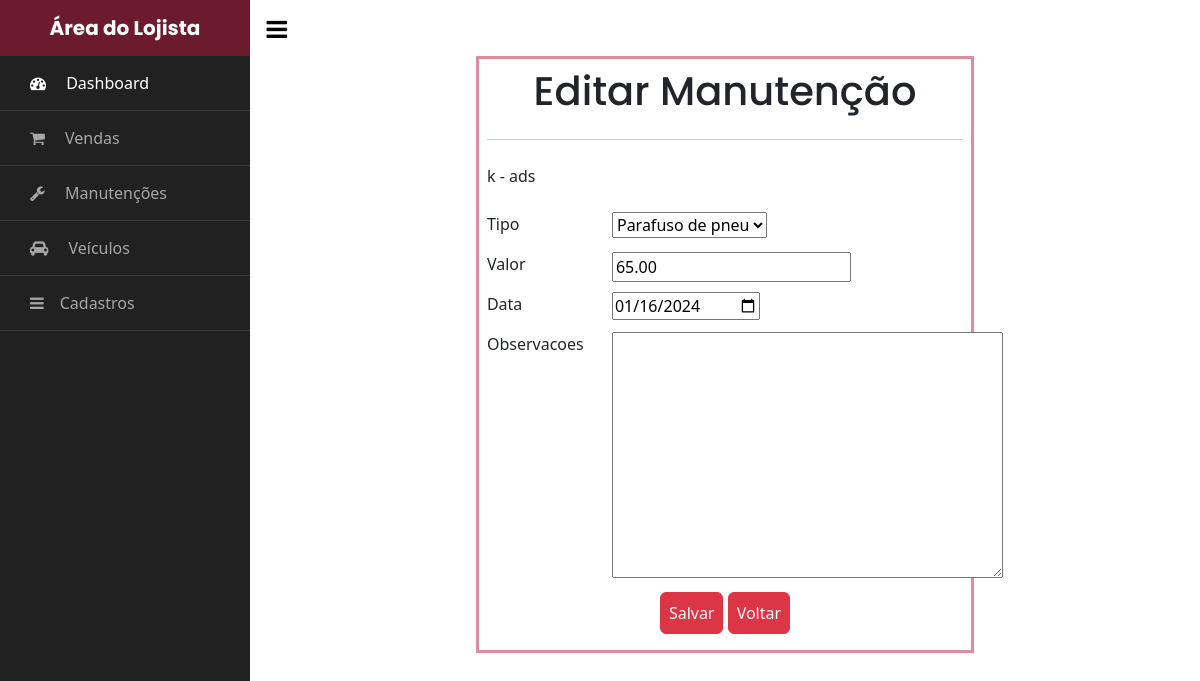
The app's page /area_do_lojista/manutencao/17/editar/ with its own data.
### gestao/models.py (models this page shows, shortened)
class Manutencao(models.Model):
    id = models.AutoField(primary_key=True)
    veiculo = models.ForeignKey('veiculos.Veiculo', on_delete=models.PROTECT, related_name='veiculo_manutencao')
    tipo = models.ForeignKey('gestao.Tipo_Manutencao', on_delete=models.PROTECT, related_name='tipo_manutencao')
    valor = models.DecimalField(max_digits=10, decimal_places=2, blank=True, null=True)
    data = models.DateField()
    observacoes = models.TextField(blank=True, null=True)
    class Meta:
        verbose_name_plural = 'Manutenções'

### veiculos/models.py (models this page shows)
class Veiculo(models.Model):
    id = models.AutoField(primary_key=True)
    marca = models.ForeignKey(Marca, on_delete=models.PROTECT, related_name='marca')
    modelo = models.CharField(max_length=50)
    ano = models.IntegerField(blank=True, null=True)
    placa = models.CharField(max_length=8, blank=True, null=True, unique=True)
    cor = models.CharField(max_length=50, blank=True, null=True)
    acessorios = models.ManyToManyField(Acessorio, related_name='acessorios')
    data_insercao = models.DateTimeField(auto_now_add=True)
    km = models.IntegerField(blank=True, null=True)
    vendido = models.BooleanField(default=False)
    valor = models.DecimalField(max_digits=10, decimal_places=2, blank=True, null=True)
    foto_capa = models.ImageField(upload_to='media/', blank=True, null=True)
    valor_compra = models.DecimalField(max_digits=10, decimal_places=2, blank=True, null=True)
    CAMBIO_CHOICES = [
        ('Automático', 'Automático'),
        ('Manual', 'Manual'),
    ]
    cambio = models.CharField(
        max_length=20,
        choices=CAMBIO_CHOICES,
        default='Manual',  # Pode definir o valor padrão se desejar
    )
    DIRECAO_CHOICES = [
        ('Hidráulica', 'Hidráulica'),
        ('Elétrica', 'Elétrica'),
        ('Mecânica', 'Mecânica'),
    ]
    direcao = models.CharField(
        max_length=20,
        choices=DIRECAO_CHOICES,
        default='Hidráulica',
    )
    def __str__(self):
        return self.modelo + ' - ' + self.placa

### gestao/views.py (the view)
# urls.py: path('manutencao/<int:pk>/editar/', ManutencaoUpdateView.as_view(), name='editar_manutencao'),
class ManutencaoUpdateView(UpdateView):
    model = Manutencao
    form_class = ManutencaoForm
    template_name = 'editar_manutencao.html'
    success_url = '/area_do_lojista/manutencoes/'
    def get_initial(self):
        initial = super().get_initial()
        manutencao = self.get_object()
        initial['data'] = manutencao.data.strftime('%Y-%m-%d')
        return initial

### gestao/forms.py
class ManutencaoForm(forms.ModelForm):
    class Meta:
        model = Manutencao
        fields = '__all__'
        exclude = ['veiculo']
        widgets = {
            'data': forms.DateInput(attrs={'type': 'date'}),
        }

### gestao/models.py (called while the page is built)
    def __str__(self):
        return self.nome

### gestao/templates/editar_manutencao.html (shortened to what this page needs)
{% extends "base_lojista.html" %}
{% block content %}
<div class="container">
    <div class="row justify-content-center m-">
        <div class="col-12 col-md-9 col-lg-7 m-2 p-2 " style="border-style: solid; border-color: #dd8d9f;">
            <h1 class="text-center" >Editar Manutenção</h1>
            <hr class="my-4">
            <form method="post" enctype="multipart/form-data">
                <div class="flex-row justify-content-center">
                    <div class="mb-2 row danger">
                        <p>{{ manutencao.veiculo }}</p>
                    </div>
                    {% for item in form %}
                    <div class="mb-2 row danger">
                        <label class="form-label col-12 col-sm-3 ">{{item.label}}</label>
                        <div class="col-12 col-sm-9">{{ item }}</div>
                    </div>
                    {% endfor %}
                    <div class="text-center m-2">
                        <input type="submit" value="Salvar" class="btn btn-danger p-2 text-center ">
                        <a href="/area_do_lojista/vendas/" class="btn btn-danger p-2">Voltar</a>
                    </div>
                </div>
            </form>
        </div>
    </div>
</div>
{% endblock %}

### app/templates/base_lojista.html (style rules this page uses)
a { text-decoration: none; }

### records on screen
Manutencao: veiculo "k - ads", form "Parafuso de pneu" "65.00" "01/16/2024"

### other values on screen
{{ item.label }} "Tipo" "Valor" "Data" "Observacoes"
